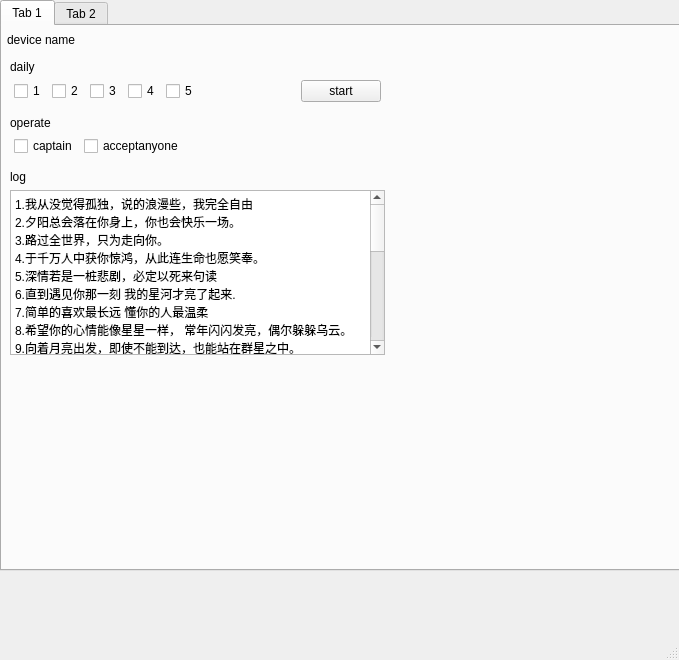
<?xml version="1.0" encoding="UTF-8"?>
<ui version="4.0">
 <class>MainWindow</class>
 <widget class="QMainWindow" name="MainWindow">
  <property name="geometry">
   <rect>
    <x>0</x>
    <y>0</y>
    <width>679</width>
    <height>660</height>
   </rect>
  </property>
  <property name="windowTitle">
   <string>MainWindow</string>
  </property>
  <widget class="QWidget" name="centralwidget">
   <widget class="QTabWidget" name="tabWidget">
    <property name="geometry">
     <rect>
      <x>0</x>
      <y>0</y>
      <width>791</width>
      <height>571</height>
     </rect>
    </property>
    <property name="currentIndex">
     <number>0</number>
    </property>
    <widget class="QWidget" name="tab">
     <attribute name="title">
      <string>Tab 1</string>
     </attribute>
     <widget class="QWidget" name="verticalLayoutWidget">
      <property name="geometry">
       <rect>
        <x>0</x>
        <y>0</y>
        <width>391</width>
        <height>351</height>
       </rect>
      </property>
      <layout class="QVBoxLayout" name="tabContainer_v">
       <property name="leftMargin">
        <number>4</number>
       </property>
       <property name="topMargin">
        <number>4</number>
       </property>
       <property name="rightMargin">
        <number>4</number>
       </property>
       <property name="bottomMargin">
        <number>4</number>
       </property>
       <item>
        <layout class="QHBoxLayout" name="deviceContainer">
         <property name="sizeConstraint">
          <enum>QLayout::SetMinimumSize</enum>
         </property>
         <item>
          <widget class="QLabel" name="deviceLabel">
           <property name="text">
            <string>device name</string>
           </property>
           <property name="scaledContents">
            <bool>true</bool>
           </property>
           <property name="indent">
            <number>1</number>
           </property>
           <property name="openExternalLinks">
            <bool>false</bool>
           </property>
          </widget>
         </item>
         <item>
          <widget class="QLabel" name="stateLabel">
           <property name="text">
            <string/>
           </property>
           <property name="pixmap">
            <pixmap>C:/Users/raosong/Downloads/led_red.png</pixmap>
           </property>
          </widget>
         </item>
         <item>
          <spacer name="horizontalSpacer">
           <property name="orientation">
            <enum>Qt::Horizontal</enum>
           </property>
           <property name="sizeHint" stdset="0">
            <size>
             <width>40</width>
             <height>20</height>
            </size>
           </property>
          </spacer>
         </item>
        </layout>
       </item>
       <item>
        <layout class="QVBoxLayout" name="dailyContainer">
         <property name="leftMargin">
          <number>4</number>
         </property>
         <property name="topMargin">
          <number>4</number>
         </property>
         <property name="rightMargin">
          <number>4</number>
         </property>
         <property name="bottomMargin">
          <number>4</number>
         </property>
         <item>
          <widget class="QLabel" name="label_3">
           <property name="maximumSize">
            <size>
             <width>16777215</width>
             <height>15</height>
            </size>
           </property>
           <property name="text">
            <string>daily</string>
           </property>
          </widget>
         </item>
         <item>
          <layout class="QHBoxLayout" name="horizontalLayout_3">
           <property name="leftMargin">
            <number>4</number>
           </property>
           <property name="rightMargin">
            <number>4</number>
           </property>
           <item>
            <widget class="QCheckBox" name="shimenCheckbox">
             <property name="text">
              <string>1</string>
             </property>
            </widget>
           </item>
           <item>
            <widget class="QCheckBox" name="baotuCheckBox">
             <property name="text">
              <string>2</string>
             </property>
            </widget>
           </item>
           <item>
            <widget class="QCheckBox" name="mijingCheckBox">
             <property name="text">
              <string>3</string>
             </property>
            </widget>
           </item>
           <item>
            <widget class="QCheckBox" name="yunbiaoCheckBox">
             <property name="text">
              <string>4</string>
             </property>
            </widget>
           </item>
           <item>
            <widget class="QCheckBox" name="fubencheckBox">
             <property name="text">
              <string>5</string>
             </property>
            </widget>
           </item>
           <item>
            <spacer name="horizontalSpacer_2">
             <property name="orientation">
              <enum>Qt::Horizontal</enum>
             </property>
             <property name="sizeHint" stdset="0">
              <size>
               <width>40</width>
               <height>20</height>
              </size>
             </property>
            </spacer>
           </item>
           <item>
            <widget class="QPushButton" name="startBtn">
             <property name="text">
              <string>start</string>
             </property>
            </widget>
           </item>
          </layout>
         </item>
        </layout>
       </item>
       <item>
        <layout class="QVBoxLayout" name="dailyContainer_2">
         <property name="leftMargin">
          <number>4</number>
         </property>
         <property name="topMargin">
          <number>4</number>
         </property>
         <property name="rightMargin">
          <number>4</number>
         </property>
         <property name="bottomMargin">
          <number>4</number>
         </property>
         <item>
          <widget class="QLabel" name="label_5">
           <property name="maximumSize">
            <size>
             <width>16777215</width>
             <height>15</height>
            </size>
           </property>
           <property name="text">
            <string>operate</string>
           </property>
          </widget>
         </item>
         <item>
          <layout class="QHBoxLayout" name="horizontalLayout_4">
           <property name="leftMargin">
            <number>4</number>
           </property>
           <property name="rightMargin">
            <number>4</number>
           </property>
           <item>
            <widget class="QCheckBox" name="duizhangcheckbox">
             <property name="text">
              <string>captain</string>
             </property>
            </widget>
           </item>
           <item>
            <widget class="QCheckBox" name="jieshouzuduicheckBox">
             <property name="text">
              <string>acceptanyone</string>
             </property>
            </widget>
           </item>
           <item>
            <spacer name="horizontalSpacer_3">
             <property name="orientation">
              <enum>Qt::Horizontal</enum>
             </property>
             <property name="sizeHint" stdset="0">
              <size>
               <width>40</width>
               <height>20</height>
              </size>
             </property>
            </spacer>
           </item>
          </layout>
         </item>
        </layout>
       </item>
       <item>
        <layout class="QVBoxLayout" name="logcontainer">
         <property name="leftMargin">
          <number>4</number>
         </property>
         <property name="topMargin">
          <number>4</number>
         </property>
         <property name="rightMargin">
          <number>4</number>
         </property>
         <property name="bottomMargin">
          <number>4</number>
         </property>
         <item>
          <widget class="QLabel" name="label_4">
           <property name="text">
            <string>log</string>
           </property>
          </widget>
         </item>
         <item>
          <widget class="QPlainTextEdit" name="plainTextEdit">
           <property name="plainText">
            <string>1.我从没觉得孤独，说的浪漫些，我完全自由
2.夕阳总会落在你身上，你也会快乐一场。
3.路过全世界，只为走向你。
4.于千万人中获你惊鸿，从此连生命也愿笑奉。
5.深情若是一桩悲剧，必定以死来句读
6.直到遇见你那一刻 我的星河才亮了起来.
7.简单的喜欢最长远 懂你的人最温柔
8.希望你的心情能像星星一样， 常年闪闪发亮，偶尔躲躲乌云。
9.向着月亮出发，即使不能到达，也能站在群星之中。
10.这份喜欢，迫在眉睫，阁下，你接好。
11.原来躲起来的星星也在努力发光啊。
12.也许，大海给贝壳下的定义是珍珠，也许时间给煤炭下的定义是钻石。
13.我们各自努力，最高处见。
14.猫咪在落叶里打滚儿，晚霞铺满天空，风把思念吹向你，我贪恋的人间不过是你而已。
15.你眼中的春和秋，胜过我见过的，爱过的一切山川与河流。
16.私心是希望你能陪我久一点.
17.我摘的果子，已酿成酒，只等你来添香解愁。
18.想用每日的温柔和月亮 换取一束光 最后将它化作星河 万倾赠与你.
19.风止于秋水，我止于你。
20.我想要的很简单：兜里有糖，肚里有墨，手里有活，卡里有钱，未来有你。</string>
           </property>
          </widget>
         </item>
        </layout>
       </item>
       <item>
        <spacer name="verticalSpacer">
         <property name="orientation">
          <enum>Qt::Vertical</enum>
         </property>
         <property name="sizeHint" stdset="0">
          <size>
           <width>20</width>
           <height>40</height>
          </size>
         </property>
        </spacer>
       </item>
      </layout>
     </widget>
    </widget>
    <widget class="QWidget" name="tab_2">
     <attribute name="title">
      <string>Tab 2</string>
     </attribute>
    </widget>
   </widget>
  </widget>
  <widget class="QMenuBar" name="menubar">
   <property name="geometry">
    <rect>
     <x>0</x>
     <y>0</y>
     <width>679</width>
     <height>22</height>
    </rect>
   </property>
  </widget>
  <widget class="QStatusBar" name="statusbar"/>
 </widget>
 <resources/>
 <connections/>
</ui>
